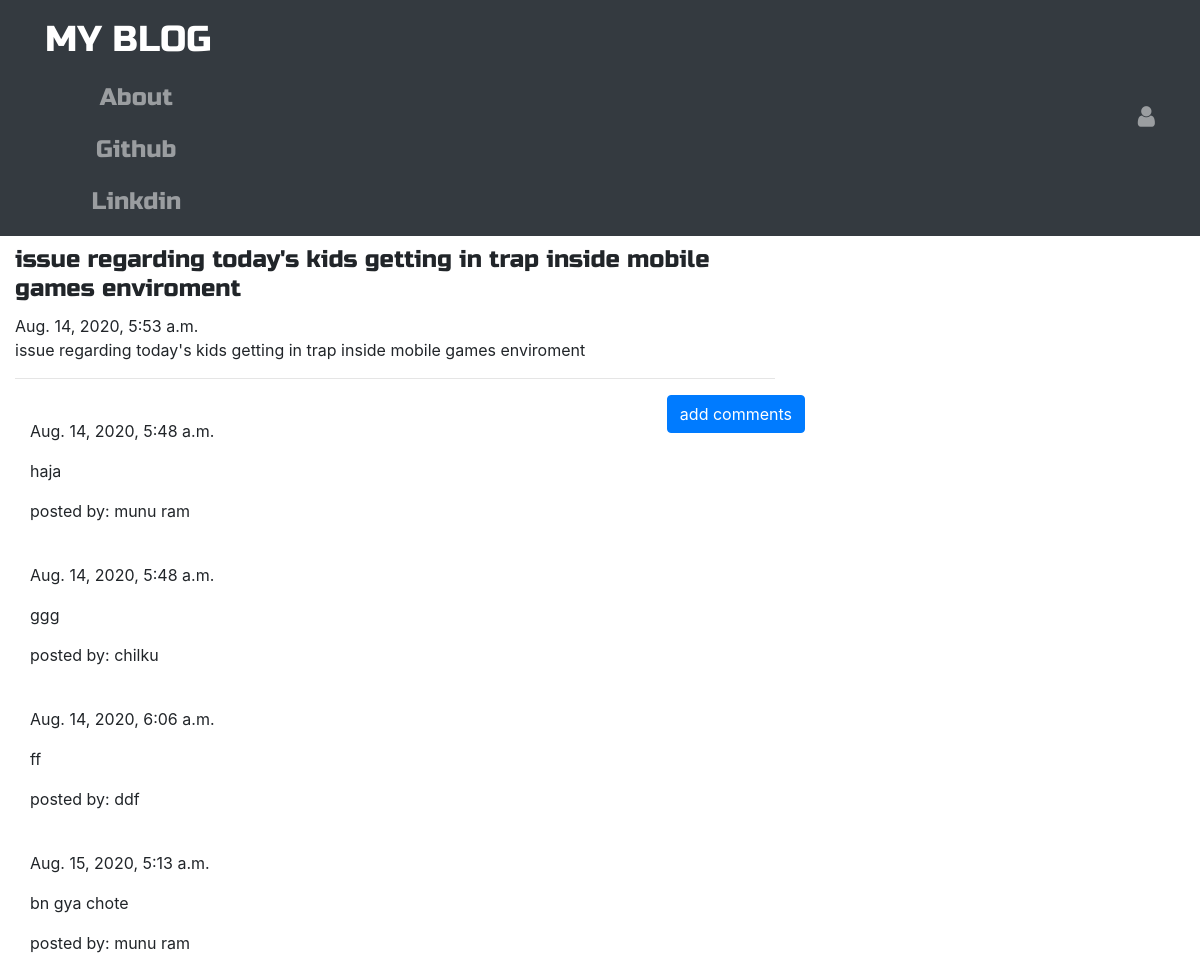
Page /post/9 on the committed database.
### blog/models.py (models this page shows, shortened)
class Post(models.Model):
    author= models.ForeignKey('auth.User', on_delete=models.CASCADE)
    title= models.CharField(max_length=200)
    text = models.TextField()
    created_date= models.DateTimeField(default=timezone.now())
    published_date= models.DateTimeField(blank=True, null=True)

class Comment(models.Model):
    post = models.ForeignKey('blog.Post',related_name='comments',on_delete= models.CASCADE)
    author = models.CharField(max_length=250)
    text = models.TextField()
    created_date = models.DateTimeField(default=timezone.now())
    approved_comments = models.BooleanField(default=False)

### blog/views.py (the view)
# urls.py: path('post/<int:pk>',views.PostDetailView.as_view(),name='post_detail'),
class PostDetailView(DetailView):
    model = Post

### blog/templates/blog/post_detail.html (shortened to what this page needs)
{% extends 'blog/base.html' %}
{% block body_block %}
<div class="container">
<h1 class="posttitle loader"> {{ post.title }}</h1>
{% if post.published_date %}
  <div class="date postdate">
    {{ post.published_date }}
  </div>
{% else %}
<a  class="btn btn-outline-dark" href="{% url 'post_publish' pk=post.pk %}">publish</a>
{% endif %}
<p class="postcontent"> {{ post.title|safe|linebreaksbr }}</p>
<hr>
<a class="btn btn-primary btn-comment" href="{% url 'add_comment_to_post' pk=post.pk %}">
add comments</a>
<div class="container">
  {% for comment in post.comments.all %}
  <br>
  {% if user.is_authenticated or comment.approved_comments %}
    {{comment.created_date}}
      <p>{{ comment.text|safe|linebreaks }}</p>
      <p> posted by: {{comment.author}}</p>
{% endif %}
{% empty %}
<p>no comments</p>
</div>
{% endfor %}
{% endblock %}

### blog/templates/blog/base.html (shortened to what this page needs)
<!DOCTYPE html>
{% load static %}
<html lang="en" dir="ltr">
  <head>
  <link rel="stylesheet" href="https://stackpath.bootstrapcdn.com/bootstrap/4.1.3/css/bootstrap.min.css"
integrity="sha384-MCw98/SFnGE8fJT3GXwEOngsV7Zt27NXFoaoApmYm81iuXoPkFOJwJ8ERdknLPMO">
<link href="https://maxcdn.bootstrapcdn.com/font-awesome/4.7.0/css/font-awesome.min.css" rel="stylesheet">
      <link rel="stylesheet" href="//cdn.jsdelivr.net/npm/medium-editor@latest/dist/css/medium-editor.min.css" type="text/css" media="screen" charset="utf-8">
  <link rel="stylesheet" href="{% static 'css/blog.css' %}">
</head>
  <body class='loader'>
    <nav class='navbar navbar-dark bg-dark techfont'>
      <div class="container">
        <ul class="navbar-nav align-items-center">
          <li> <a class='navbar-brand bigbrand' href="{% url 'post_list' %}">MY BLOG</a> </li>
          <li><a class='nav-item nav-link' href="{%url 'about' %}">About</a> </li>
          <li><a class='nav-item nav-link' href="https://github.com/">Github</a> </li>
          <li><a class='nav-item nav-link' href="https://www.linkdin.com/">Linkdin</a> </li>
        </ul>
        <div class='navbar-nav align-items-center ml-auto'>
          {% if user.is_authenticated %}
          <a class="nav-item nav-link" href="{%url 'post_new' %}">New Post</a>
          <a class="nav-item nav-link" href="{%url 'post_draft_list' %}">Drafts</a>
          <a class="nav-item nav-link" href="{%url 'logout' %}">Log Out</a>
          <a>Welcome: {{ user.username }} </a>
          {% else %}
          <a class='nav-item nav-link' href="{% url 'login' %}" aria-label='login'>
            <span class= 'fa fa-user' aria-hidden='true'></span> </a>
          {% endif %}
        </div>
      </div>
    </nav>
    <div class="content contaniner">
      <div class="row">
        <div class="col-md-8">
          <div class="blog_posts">
            {% block body_block %}
            {% endblock %}
          </div>
        </div>
      </div>
    </div>
  </body>
</html>

### blog/static/css/blog.css (style rules this page uses)
.techfont { font-family: 'Russo One', sans-serif; font-size: 1.5em; margin-bottom: 10px; }
.posttitle { font-family: 'Russo One', sans-serif; font-size: 1.5em; margin-bottom: 10px; }
.btn-comment { position: absolute; right: 0px; }
.bigbrand { font-size: 1.5em; }
.loader { filter:hue-rotate(0deg); color:linear-gradient(45deg,#0f8,#08f); animation:hue 10000ms infinite linear; }

### rows in the picture
Post: title "issue regarding today's kids getting in trap inside mobile games enviroment", published_date "Aug. 14, 2020, 5:53 a.m."
Comment: created_date "Aug. 14, 2020, 5:48 a.m.", text "haja", author "munu ram"
Comment: created_date "Aug. 14, 2020, 5:48 a.m.", text "ggg", author "chilku"
Comment: created_date "Aug. 14, 2020, 6:06 a.m.", text "ff", author "ddf"
Comment: created_date "Aug. 15, 2020, 5:13 a.m.", text "bn gya chote", author "munu ram"
